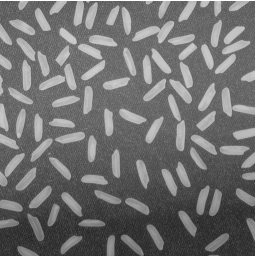
%> input picture CVIP/LABS/LAB2/rice.png, 256 x 256 px
$ octave SharpenImage.m   (GNU Octave 9; MATLAB toolbox functions it lacks are replaced by stand-ins)
%> lines starting %> are read from the running program, lines starting %| are printed output that depends on the picture
%> further down, img is the input picture: size 256x256 uint8; min 40, max 255, mean 112.5
### B Tech/IP/129_ImageProcessing/my_filter.m
function s = my_filter(r,kernel)
%> called with kernel = [0 -1 0; -1 5 -1; 0 -1 0]
  [M,N] = size(r);
%> M = 256; N = 256
  [m,n] = size(kernel);
  a = (m-1)/2;
  b = (n-1)/2;
  new_imsize = zeros(M + 2*a,N + 2*b);
  new_imsize(1+a:M+a,1+b:N+b) = r;
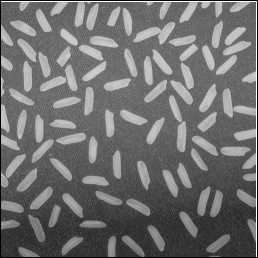
%> new_imsize: size 258x258 double; min 0, max 1, mean 0.434
  sub_image = ((1/(m*n)).*ones(m,n));
  s = zeros(size(r));
  for i = 1+a:M+a,
    for j = 1+b:N+b,
      k = new_imsize(i-a:i+a,j-b:j+b);
      s(i-a,j-b) = sum(sum(k.*kernel));
    endfor
  endfor
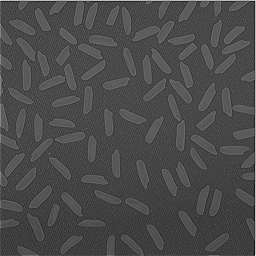
%> s: size 256x256 double; min -0.953, max 3.79, mean 0.452; drawn with min black and max white
endfunction

### CVIP/LABS/LAB2/SharpenImage.m
close all;
clear;
clc;
pkg load image;

img = imread("rice.png");
img = im2double(img);

x = [0, -1, 0;
     -1, 5, -1;
     0, -1, 0;];

out = my_filter(img, x);

figure;
subplot(1,2,1);
imshow(img);
title("Original Image");

subplot(1,2,2);
imshow(out);
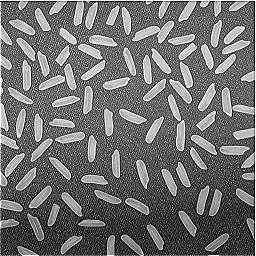
%> displayed picture: size 256x256, on the screen's scale of 0 to 255; min 0, max 255, mean 112.2
title("Sharpened Image");

$ run again, with CVIP/LABS/LAB2/test3.tif saved as CVIP/LABS/LAB2/rice.png
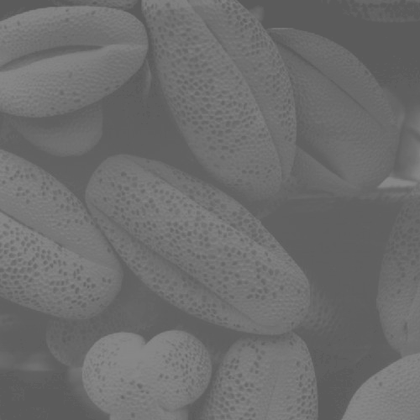
%> input picture CVIP/LABS/LAB2/test3.tif, 420 x 420 px, shrunk from 500 x 500 before the run
%> img is the input picture: size 420x420 uint8; min 88, max 137, mean 109.1
%> img: size 420x420 double
%> after the loop in my_filter, `for i = 1+a:M+a,`:
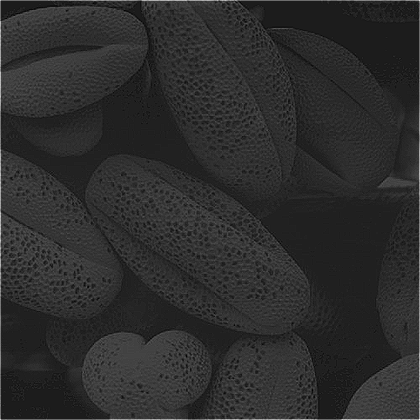
%> s: size 420x420 double; min 0.231, max 1.35, mean 0.432; drawn with min black and max white
%> `imshow(out);`:
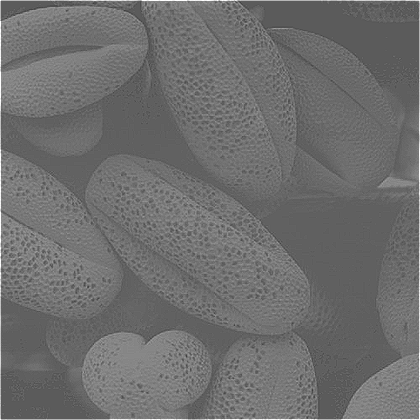
%> displayed picture: size 420x420, on the screen's scale of 0 to 255; min 59, max 255, mean 110.1
